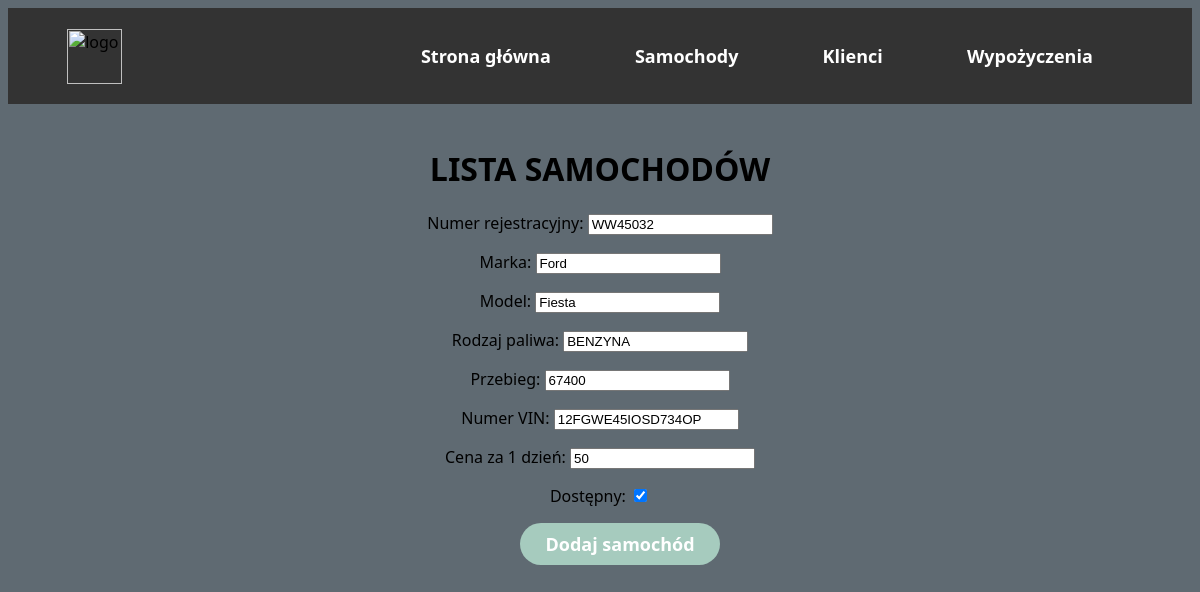
/cars/update_car/6/, run on an earlier commit of the app's database.
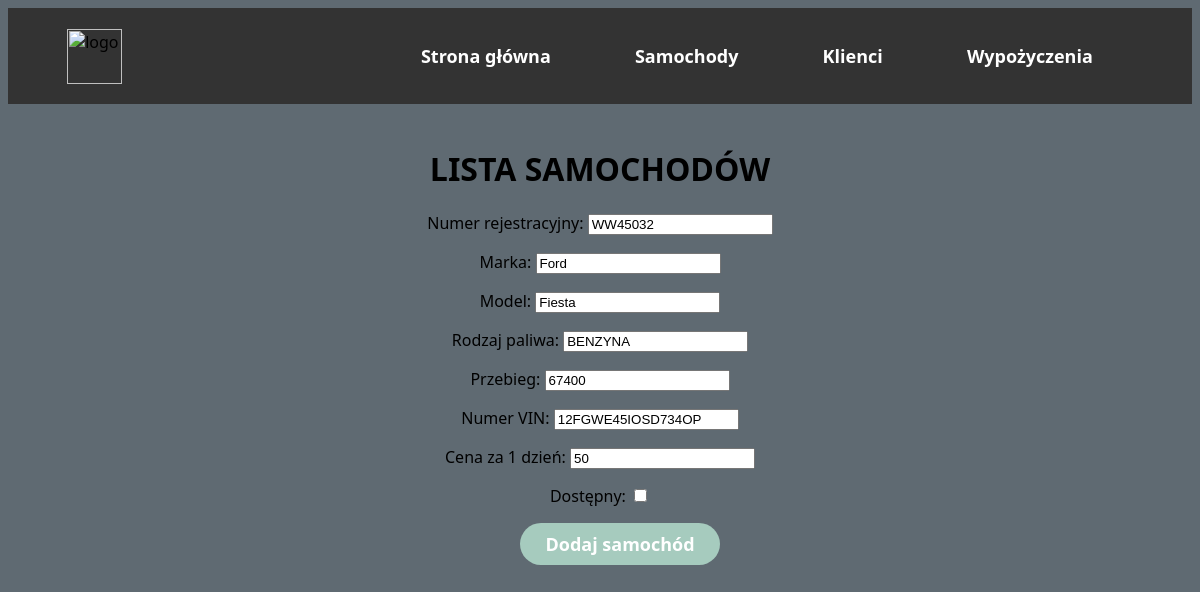
And on a later commit of the database.
### main/models.py (models this page shows, shortened)
class Car(models.Model):
    plates = models.CharField('Numer rejestracyjny', max_length=8)
    manufacturer = models.CharField('Marka', max_length=30)
    model = models.CharField('Model', max_length=30)
    fuel = models.CharField('Rodzaj paliwa', max_length=10)
    mileage = models.IntegerField('Przebieg')
    vin = models.CharField('Numer VIN', max_length=17)
    price = models.IntegerField('Cena za 1 dzień')
    is_available = models.BooleanField('Dostępny', default=True)

### main/views.py (the view)
# urls.py: path("cars/update_car/<str:pk>/", views.updateCar, name="update_car"),
def updateCar(response, pk):
    update = Car.objects.get(id=pk)
    form = AddNewCar(instance=update)
    if response.method == 'POST':
        form = AddNewCar(response.POST, instance=update)
        if form.is_valid():
            form.save()
            return redirect('/cars')
    return render(response, "main/add_car.html", {"form": form})

### main/forms.py
class AddNewCar(ModelForm):
    class Meta:
        model = Car
        fields = '__all__'

### main/templates/main/add_car.html (shortened to what this page needs)
{% extends 'main/base.html' %}
{% block content %}
    <h1 style="text-align:center">LISTA SAMOCHODÓW</h1>
    <form method="post" action="/add_car/" align="center">
        {{form.as_p}}
        <button type="submit", name="save">Dodaj samochód</button>
    </form>
{% endblock %}

What changed in the data, as far as the page shows it:
changed Car "WW45032": is_available "☑" → "☐"
